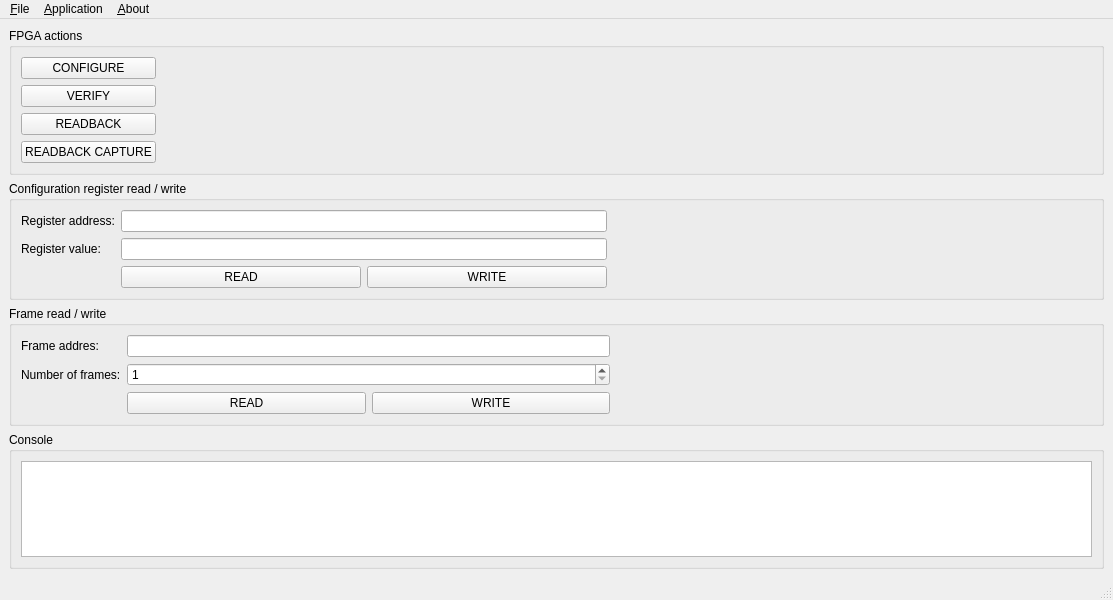
<?xml version="1.0" encoding="UTF-8"?>
<ui version="4.0">
 <class>MainWindow</class>
 <widget class="QMainWindow" name="MainWindow">
  <property name="geometry">
   <rect>
    <x>0</x>
    <y>0</y>
    <width>1113</width>
    <height>600</height>
   </rect>
  </property>
  <property name="windowTitle">
   <string>Application demo - Basic Commands v0.1.0</string>
  </property>
  <widget class="QWidget" name="centralwidget">
   <layout class="QGridLayout" name="gridLayout">
    <item row="4" column="0">
     <widget class="QGroupBox" name="groupBox">
      <property name="title">
       <string>Console</string>
      </property>
      <layout class="QGridLayout" name="gridLayout_3">
       <item row="1" column="0">
        <widget class="QTextBrowser" name="txtConsole"/>
       </item>
      </layout>
     </widget>
    </item>
    <item row="3" column="0">
     <widget class="QGroupBox" name="groupBox_3">
      <property name="title">
       <string>Frame read / write</string>
      </property>
      <layout class="QGridLayout" name="gridLayout_4">
       <item row="1" column="0">
        <widget class="QLabel" name="label_3">
         <property name="text">
          <string>Number of frames:</string>
         </property>
        </widget>
       </item>
       <item row="1" column="2">
        <widget class="QSpinBox" name="nudFrames">
         <property name="minimum">
          <number>1</number>
         </property>
         <property name="maximum">
          <number>20000</number>
         </property>
        </widget>
       </item>
       <item row="2" column="3">
        <spacer name="horizontalSpacer">
         <property name="orientation">
          <enum>Qt::Horizontal</enum>
         </property>
         <property name="sizeHint" stdset="0">
          <size>
           <width>40</width>
           <height>20</height>
          </size>
         </property>
        </spacer>
       </item>
       <item row="0" column="0">
        <widget class="QLabel" name="label_2">
         <property name="text">
          <string>Frame addres:</string>
         </property>
        </widget>
       </item>
       <item row="0" column="2">
        <widget class="QLineEdit" name="txtFrameAddress">
         <property name="toolTip">
          <string>32-bit frame address in HEX format (i.e. 0000104A)</string>
         </property>
        </widget>
       </item>
       <item row="2" column="2">
        <layout class="QHBoxLayout" name="horizontalLayout_2">
         <item>
          <widget class="QPushButton" name="btnRead">
           <property name="text">
            <string>READ</string>
           </property>
          </widget>
         </item>
         <item>
          <widget class="QPushButton" name="btnWrite">
           <property name="text">
            <string>WRITE</string>
           </property>
          </widget>
         </item>
        </layout>
       </item>
      </layout>
     </widget>
    </item>
    <item row="1" column="0">
     <widget class="QGroupBox" name="gboxFrameWrite_3">
      <property name="title">
       <string>Configuration register read / write</string>
      </property>
      <layout class="QGridLayout" name="gridLayout_2">
       <item row="0" column="0">
        <widget class="QLabel" name="label">
         <property name="text">
          <string>Register address:</string>
         </property>
        </widget>
       </item>
       <item row="1" column="1">
        <widget class="QLineEdit" name="txtRegisterValue"/>
       </item>
       <item row="1" column="0">
        <widget class="QLabel" name="label_4">
         <property name="text">
          <string>Register value:</string>
         </property>
        </widget>
       </item>
       <item row="0" column="1">
        <widget class="QLineEdit" name="txtRegisterAddress"/>
       </item>
       <item row="0" column="2">
        <spacer name="horizontalSpacer_2">
         <property name="orientation">
          <enum>Qt::Horizontal</enum>
         </property>
         <property name="sizeHint" stdset="0">
          <size>
           <width>40</width>
           <height>20</height>
          </size>
         </property>
        </spacer>
       </item>
       <item row="2" column="1">
        <layout class="QHBoxLayout" name="horizontalLayout">
         <item>
          <widget class="QPushButton" name="btnReadRegister">
           <property name="text">
            <string>READ</string>
           </property>
          </widget>
         </item>
         <item>
          <widget class="QPushButton" name="btnWriteRegister">
           <property name="text">
            <string>WRITE</string>
           </property>
          </widget>
         </item>
        </layout>
       </item>
      </layout>
     </widget>
    </item>
    <item row="0" column="0">
     <widget class="QGroupBox" name="groupBox_2">
      <property name="title">
       <string>FPGA actions</string>
      </property>
      <layout class="QHBoxLayout" name="horizontalLayout_3">
       <item>
        <layout class="QVBoxLayout" name="verticalLayout">
         <item>
          <widget class="QPushButton" name="btnConfigure">
           <property name="text">
            <string>CONFIGURE</string>
           </property>
          </widget>
         </item>
         <item>
          <widget class="QPushButton" name="btnVerify">
           <property name="text">
            <string>VERIFY</string>
           </property>
          </widget>
         </item>
         <item>
          <widget class="QPushButton" name="btnReadback">
           <property name="text">
            <string>READBACK</string>
           </property>
          </widget>
         </item>
         <item>
          <widget class="QPushButton" name="btnReadbackCapture">
           <property name="text">
            <string>READBACK CAPTURE</string>
           </property>
          </widget>
         </item>
        </layout>
       </item>
       <item>
        <spacer name="horizontalSpacer_3">
         <property name="orientation">
          <enum>Qt::Horizontal</enum>
         </property>
         <property name="sizeHint" stdset="0">
          <size>
           <width>40</width>
           <height>20</height>
          </size>
         </property>
        </spacer>
       </item>
      </layout>
     </widget>
    </item>
   </layout>
  </widget>
  <widget class="QMenuBar" name="menubar">
   <property name="geometry">
    <rect>
     <x>0</x>
     <y>0</y>
     <width>1113</width>
     <height>21</height>
    </rect>
   </property>
   <widget class="QMenu" name="menu_File">
    <property name="title">
     <string>&amp;File</string>
    </property>
    <addaction name="mnuExit"/>
   </widget>
   <widget class="QMenu" name="menu_About">
    <property name="title">
     <string>&amp;Application</string>
    </property>
   </widget>
   <widget class="QMenu" name="menu_About_2">
    <property name="title">
     <string>&amp;About</string>
    </property>
   </widget>
   <addaction name="menu_File"/>
   <addaction name="menu_About"/>
   <addaction name="menu_About_2"/>
  </widget>
  <widget class="QStatusBar" name="statusbar"/>
  <action name="mnuExit">
   <property name="text">
    <string>&amp;Exit</string>
   </property>
  </action>
  <action name="mnuReadGroups">
   <property name="text">
    <string>&amp;Read groups</string>
   </property>
  </action>
 </widget>
 <resources/>
 <connections/>
</ui>
